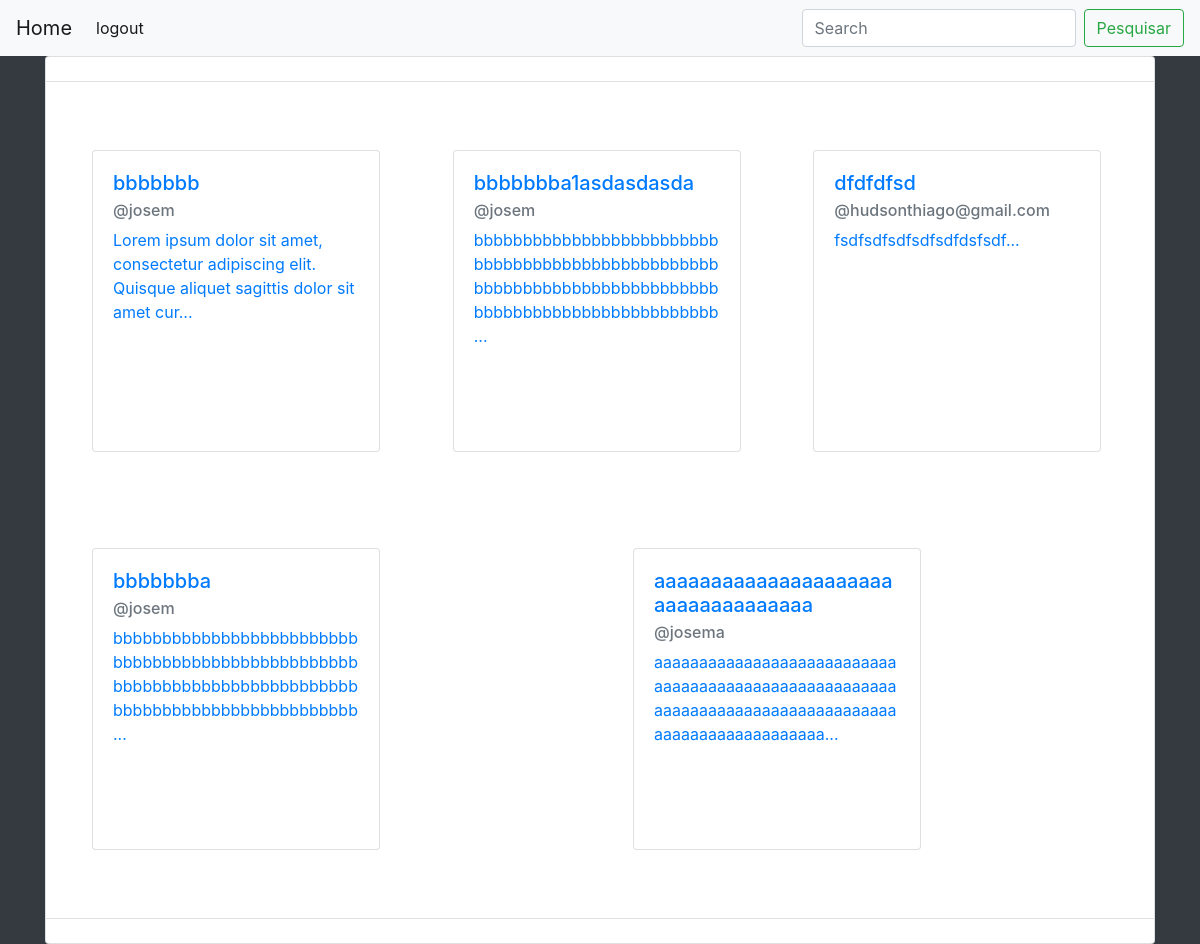
Before: /dashboard/ with the older database file.
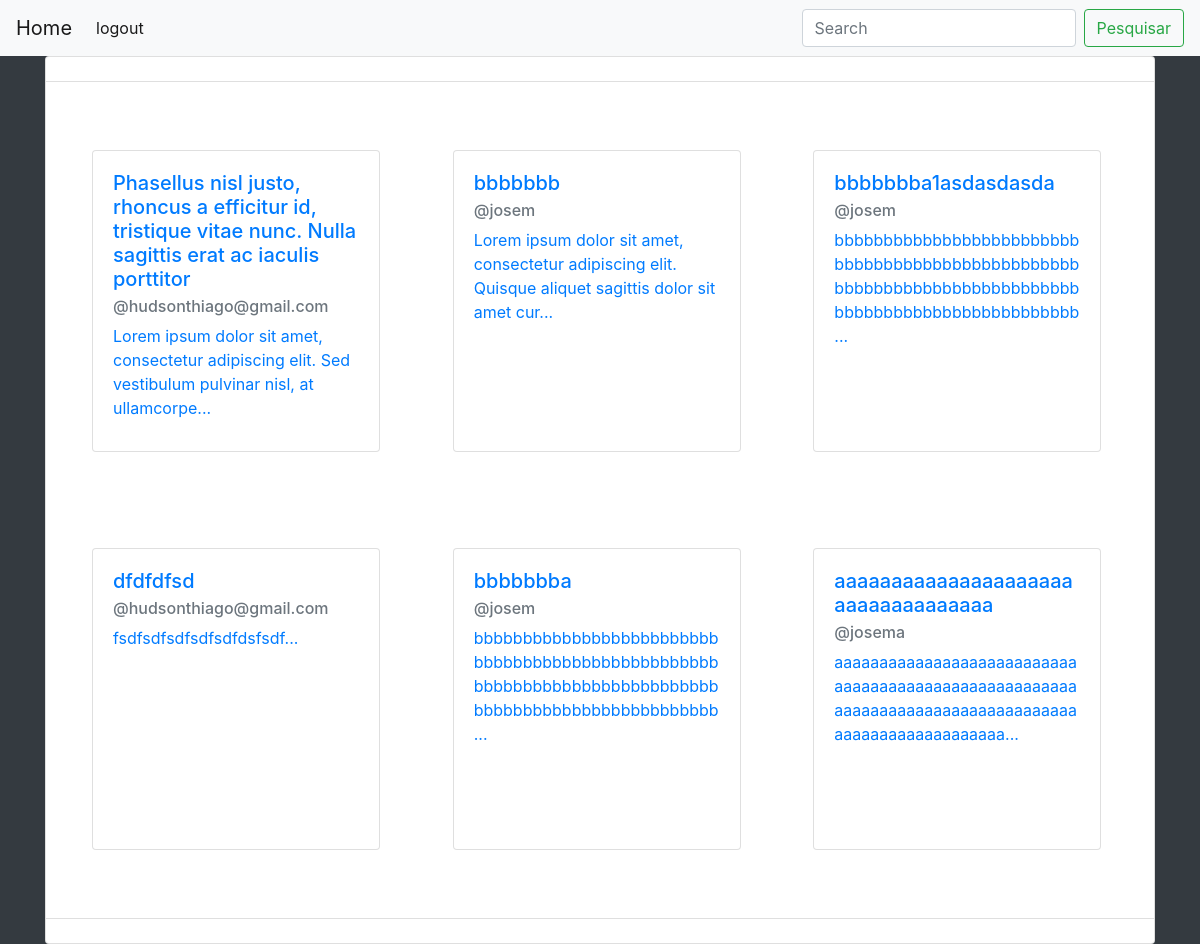
After: the same page with the newer database file.
### apps/index/models.py (models this page shows, shortened)
class Post(models.Model):
    usuario  = models.ForeignKey(User, on_delete=models.CASCADE, verbose_name='Usuario')
    titulo   = models.CharField('Titulo', blank=False, max_length=150, unique=True)
    anotacao = models.TextField('Anotacao')
    criacao  = models.DateTimeField(auto_now=True)
    edicao   = models.DateTimeField(auto_now_add=True)
    slug     = models.SlugField(default='', editable=False)
    class Meta:
        ordering=['-criacao', '-titulo']
    def get_vizualizacao_url(self):
        kwargs = {
            'pk': self.id,
            'slug': self.slug,
        }
        return reverse('verPost', kwargs=kwargs)
    def verMiniatura(self):
        self.verMiniatura = f'{self.anotacao[:100]}...'
        return self.verMiniatura

### apps/usuarios/models.py (models this page shows, shortened)
class CustomUsuario(AbstractUser):
    email= models.EmailField('Email', unique=True)
    nome_completo= models.CharField('Nome Completo', max_length=360, unique=True)
    username= models.CharField('Username', max_length=50, unique=True)
    password= models.CharField('Password', max_length=150)
    imagem= models.ImageField('Imagem de Usuario', upload_to='media/user/profile.', null=True, blank=True)
    is_active= models.BooleanField(default=True)
    is_admin= models.BooleanField(default=False)
    USERNAME_FIELD='username'
    REQUIRED_FIELDS=[]
    def __str__(self):
        return self.username

### apps/index/views.py (the view, shortened to what this page needs)
# urls.py: path('', index, name='index'),
def index(request):
    user = request.user
    busca = request.GET.get('busca' or None)
    posts =  Post.objects.all()
    postForm = PostForm(request.POST or None)
    if postForm.is_valid():
        anotacao = postForm.cleaned_data.get('anotacao')
        titulo   = postForm.cleaned_data.get('titulo')
        post     = Post.objects.create(titulo=titulo, anotacao=anotacao, usuario=user)
        post.save()
    post = Post.objects.last()
    paginator = Paginator(posts, 6)
    page = request.GET.get('page')
    try:
        pagi = paginator.page(page)
    except PageNotAnInteger:
        pagi = paginator.page(1)
    except EmptyPage:
        pagi = paginator.page(paginator.num_pages)
    contexto={
        'postForm':postForm,
        'postspaginator':pagi,
    }
    return render(request, 'index.html', contexto)

### apps/index/forms.py (shortened to what this page needs)
class PostForm(forms.ModelForm):
    class Meta:
        model = Post
        fields = ['titulo', 'anotacao']
        labels={
            'titulo':'Título',
            'anotacao':'Corpo da Postagem'
        }
        widgets={
            'titulo':forms.TextInput(attrs={'type':'text', 'class':'form-control form-control-xl', 'placeholder':'Um título chave', 'rows':'6'}),
            'anotacao':forms.Textarea(attrs={'placeholder':'Uma bela postagem', 'class':'form-control form-control-xl', 'rows':'6'}),
        }

### core/templates/index.html (shortened to what this page needs)
{% load static %}
<!DOCTYPE html>
<html lang="en">
<head>
    <link rel="stylesheet" href="https://maxcdn.bootstrapcdn.com/bootstrap/4.0.0/css/bootstrap.min.css">
</head>
{% include 'navbar.html' %}
<body class='bg-dark'>
    <div class='container bg-dark'>
        <ul class="list-group">
            <li class="list-group-item d-flex justify-content-center">
            </li>
            <li class="list-group-item d-flex justify-content-center">
                <div class="container p-1">
                    <div class="row p-1">
                    {% for p in postspaginator %}
                        <div class="col p-5">
                            <a href="{{p.get_vizualizacao_url}}">
                                <div class="card row" style="width: 18rem;">
                                    <div class="card-body col" style="min-height:300px">
                                        <h5 class="card-title">{{p.titulo}}</h5>
                                        <h6 class="card-subtitle mb-2 text-muted">@{{ p.usuario }}</h6>
                                        <p class="card-text">{{p.verMiniatura}}</p>
                                    </div>
                                </div>
                            </a>
                        </div>
                    {% empty %}
                        <br>Ainda não foram cadastradas publicações
                    {% endfor %}
                    </div>
                </div>
            </li>
            <li class="list-group-item d-flex justify-content-center">
            </li>
        </ul>
    </div>
</body>
</html>

Changed rows visible on the page:
added Post: titulo "Phasellus nisl justo, rhoncus a efficitur id, tristique vitae nunc. Nulla sagittis erat ac iaculis porttitor", usuario "hudsonthiago@gmail.com", verMiniatura "Lorem ipsum dolor sit amet, consectetur adipiscing elit. Sed vestibulum pulvinar nisl, at ullamcorpe..."
